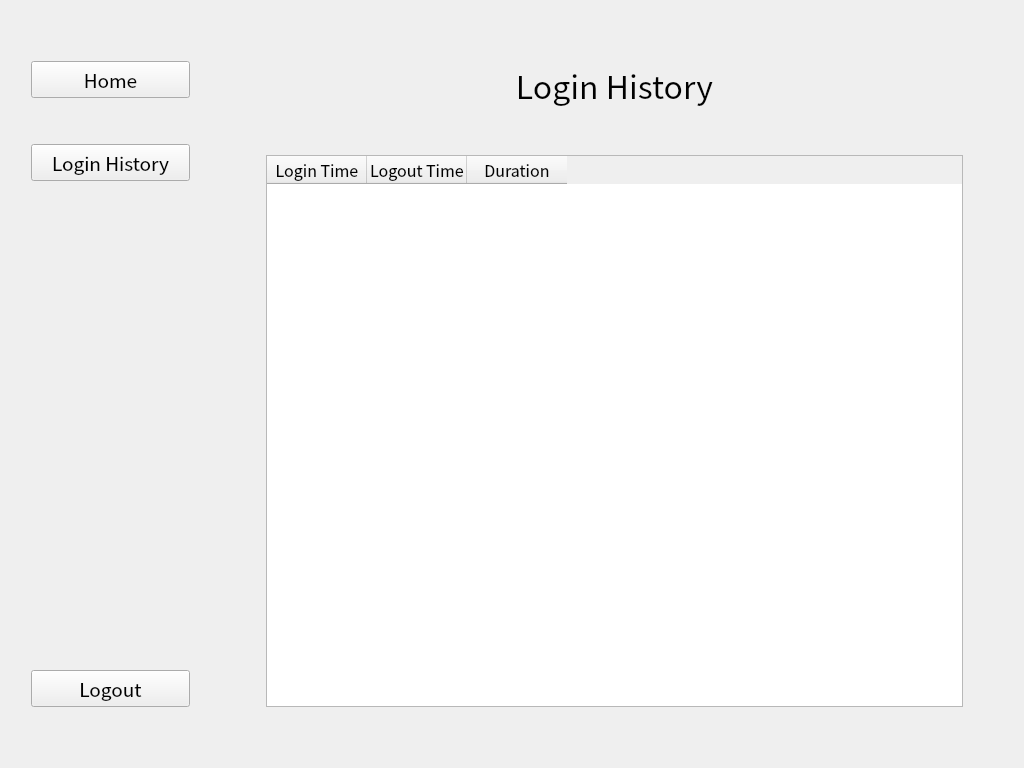
<?xml version="1.0" encoding="UTF-8"?>
<ui version="4.0">
 <class>Form</class>
 <widget class="QWidget" name="Form">
  <property name="geometry">
   <rect>
    <x>0</x>
    <y>0</y>
    <width>1024</width>
    <height>768</height>
   </rect>
  </property>
  <property name="windowTitle">
   <string>Form</string>
  </property>
  <layout class="QHBoxLayout" name="horizontalLayout" stretch="1,4">
   <item>
    <layout class="QVBoxLayout" name="sidebar_layout_loginhistory">
     <property name="sizeConstraint">
      <enum>QLayout::SetFixedSize</enum>
     </property>
     <property name="leftMargin">
      <number>20</number>
     </property>
     <property name="topMargin">
      <number>50</number>
     </property>
     <property name="rightMargin">
      <number>20</number>
     </property>
     <property name="bottomMargin">
      <number>50</number>
     </property>
     <item>
      <widget class="QPushButton" name="main_page_button_loginhistory">
       <property name="font">
        <font>
         <family>Noto Sans CJK TC</family>
         <pointsize>14</pointsize>
         <weight>50</weight>
         <bold>false</bold>
        </font>
       </property>
       <property name="text">
        <string>Home</string>
       </property>
      </widget>
     </item>
     <item>
      <spacer name="verticalSpacer_2">
       <property name="orientation">
        <enum>Qt::Vertical</enum>
       </property>
       <property name="sizeType">
        <enum>QSizePolicy::Fixed</enum>
       </property>
       <property name="sizeHint" stdset="0">
        <size>
         <width>20</width>
         <height>40</height>
        </size>
       </property>
      </spacer>
     </item>
     <item>
      <widget class="QPushButton" name="login_history_button_loginhistory">
       <property name="font">
        <font>
         <family>Noto Sans CJK HK</family>
         <pointsize>14</pointsize>
         <weight>50</weight>
         <bold>false</bold>
        </font>
       </property>
       <property name="text">
        <string>Login History</string>
       </property>
      </widget>
     </item>
     <item>
      <spacer name="verticalSpacer">
       <property name="orientation">
        <enum>Qt::Vertical</enum>
       </property>
       <property name="sizeType">
        <enum>QSizePolicy::MinimumExpanding</enum>
       </property>
       <property name="sizeHint" stdset="0">
        <size>
         <width>20</width>
         <height>40</height>
        </size>
       </property>
      </spacer>
     </item>
     <item>
      <widget class="QPushButton" name="logout_button_loginhistory">
       <property name="font">
        <font>
         <family>Noto Sans CJK HK</family>
         <pointsize>14</pointsize>
        </font>
       </property>
       <property name="text">
        <string>Logout</string>
       </property>
      </widget>
     </item>
    </layout>
   </item>
   <item>
    <layout class="QVBoxLayout" name="login_history_layout_loginhistory">
     <property name="leftMargin">
      <number>50</number>
     </property>
     <property name="topMargin">
      <number>50</number>
     </property>
     <property name="rightMargin">
      <number>50</number>
     </property>
     <property name="bottomMargin">
      <number>50</number>
     </property>
     <item>
      <widget class="QLabel" name="login_history_lable_loginhistory">
       <property name="font">
        <font>
         <family>Noto Sans CJK HK</family>
         <pointsize>24</pointsize>
        </font>
       </property>
       <property name="text">
        <string>Login History</string>
       </property>
       <property name="alignment">
        <set>Qt::AlignCenter</set>
       </property>
      </widget>
     </item>
     <item>
      <spacer name="verticalSpacer_3">
       <property name="orientation">
        <enum>Qt::Vertical</enum>
       </property>
       <property name="sizeType">
        <enum>QSizePolicy::Fixed</enum>
       </property>
       <property name="sizeHint" stdset="0">
        <size>
         <width>20</width>
         <height>40</height>
        </size>
       </property>
      </spacer>
     </item>
     <item>
      <widget class="QTableWidget" name="login_hostory_table_loginhistory">
        <property name="font">
            <font>
                <family>Noto Sans CJK HK</family>
                <pointsize>12</pointsize>
            </font>
        </property>
        <column>
        <property name="text">
         <string>Login Time</string>
        </property>
       </column>
       <column>
        <property name="text">
         <string>Logout Time</string>
        </property>
       </column>
       <column>
        <property name="text">
         <string>Duration</string>
        </property>
       </column>
      </widget>
     </item>
    </layout>
   </item>
  </layout>
 </widget>
 <resources/>
 <connections/>
</ui>
